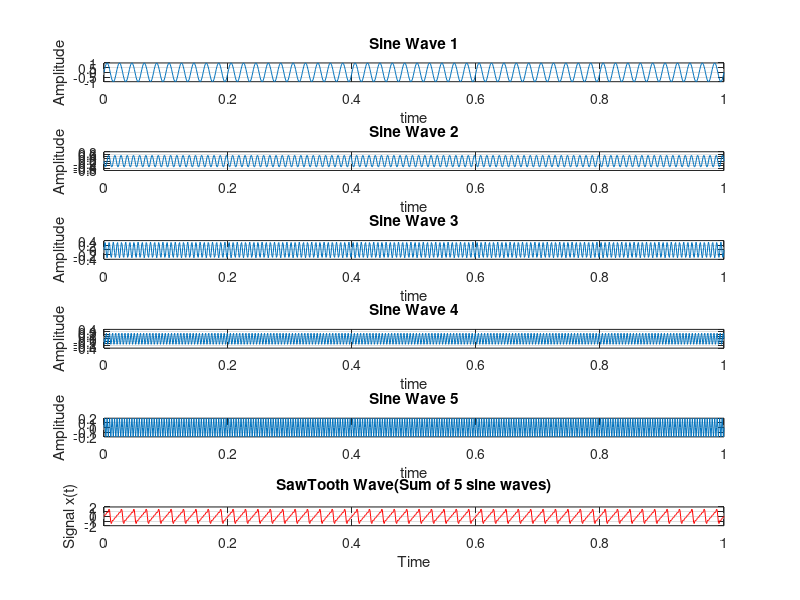

The MATLAB script that drew this image:
%A sine wave or a sinusoid is a mathematical curve that describes a smooth periodic oscillation.
%In contrast, a triangle wave is a non-sinusoidal periodic waveform named for its triangular shape.
%Sawtooth waves can be created by adding a sufficient number of sine waves. This process is referred to as "Additive Synthesis."
%The more sine waves that are added, the closer the resemblance to a sawtooth wave formed from the composition of sine waves.
%The equation for a sawtooth wave as a composition of sine waves is given below:

%𝑦 = sin(2𝜋𝑓𝑡) − 1/2 sin(2𝜋2𝑓𝑡)+ 1/3 sin(2𝜋3𝑓𝑡) − ⋯

%Add five sine waves to form the sawtooth wave. Use a For loop.
%The result must show all the individual sine waves as well as the final sawtooth wave.

clc;
clear;
close all;

% Time vector
t = 0:0.001:1;

% Fundamental frequency
f = 50;

SawTooth = 0;

lastbit= 1; %for determining plus and minus in the sum

% Generating sine-waves with Additive Synthesis
for i = 1:5
    sine_wave = lastbit * (1/i) * sin(2*pi*i*f*t);
    SawTooth = SawTooth + sine_wave;

    lastbit=-lastbit; %for determining plus and minus in the sum

    subplot(6,1,i); % plotting each sine wave
    plot(t, sine_wave);
    title(["Sine Wave ", num2str(i)])
    xlabel('time')
    ylabel('Amplitude');
    grid on;
end

% Plot the final square wave
subplot(6,1,6);
plot(t, SawTooth,'r');
title('SawTooth Wave(Sum of 5 sine waves)');
xlabel('Time');
ylabel('Signal x(t)');
grid on;
